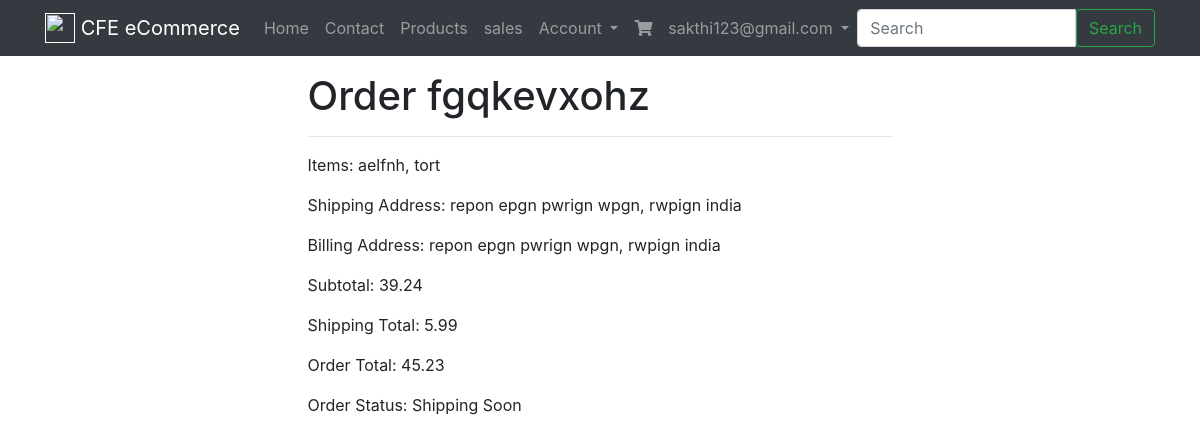
/order/detail/fgqkevxohz/ (signed in), run on an earlier commit of the app's database.
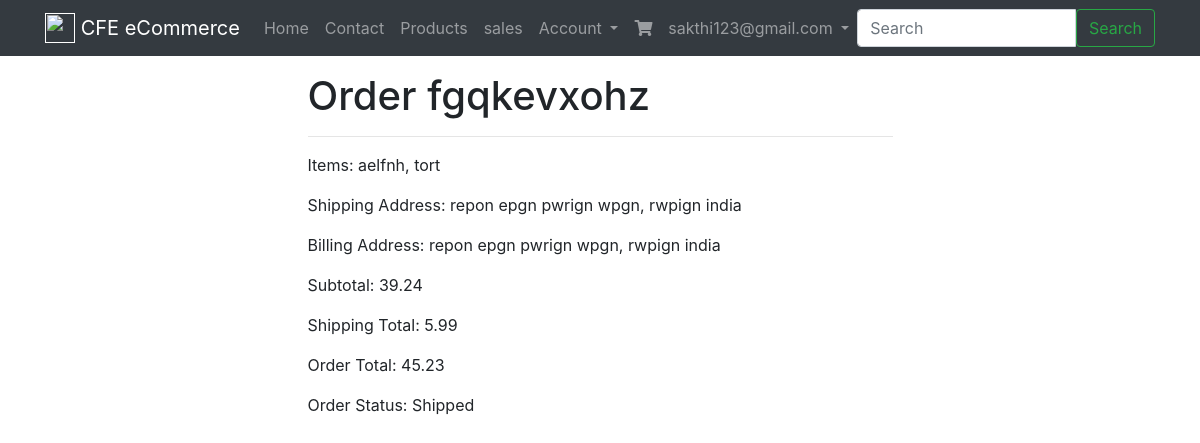
And on a later commit of the database.
### orders/models.py (models this page shows, shortened)
class Order(models.Model):
	billing_profile=models.ForeignKey(BillingProfile,on_delete=models.CASCADE,null=True,blank=True)
	order_id = models.CharField(max_length=120,blank=True)
	shipping_address= models.ForeignKey(Address, related_name="shipping_address",on_delete=models.CASCADE,null=True, blank=True)
	billing_address= models.ForeignKey(Address, related_name="billing_address",on_delete=models.CASCADE,null=True, blank=True)
	cart = models.ForeignKey(Cart,on_delete=models.CASCADE)
	status = models.CharField(max_length=120,blank=True,default='created',choices=OrderChoices)
	shipping_total = models.DecimalField(max_digits=100,decimal_places=2,default=5.99)
	total = models.DecimalField(max_digits=100,decimal_places=2,default=0.00)
	active = models.BooleanField(default=True)
	updated = models.DateTimeField(auto_now=True)
	timestamp = models.DateTimeField(auto_now_add=True)
	objects=OrderManager()
	class Meta:
		ordering = ['-timestamp','-updated']
	def get_status(self):
		if self.status == "refunded":
			return "Refunded order"
		elif self.status == "shipped":
			return "Shipped"
		return "Shipping Soon"

### addresses/models.py (models this page shows, shortened)
class Address(models.Model):
	billing_profile = models.ForeignKey(BillingProfile,on_delete=models.CASCADE)
	address_type = models.CharField(max_length=120,choices=ADDRESS_TYPES)
	address_line_1 = models.CharField(max_length=120)
	address_line_2 = models.CharField(max_length=120)
	city = models.CharField(max_length=120)
	country = models.CharField(max_length=120,default="india")
	state=models.CharField(max_length=120)
	postal_code = models.CharField(max_length=120)
	def get_address(self):
		line1=self.address_line_1
		line2=self.address_line_2
		city=self.city
		state=self.state
		postal=self.postal_code
		country=self.country
		return f"{line1}\n{line2}\n{city}\n{state}, {postal}\n{country}"

### cart/models.py (models this page shows, shortened)
class Cart(models.Model):
	user = models.ForeignKey(User,on_delete=models.CASCADE,null=True,blank=True)
	products = models.ManyToManyField(Product,blank=True)
	subtotal=models.DecimalField(default=0.00,max_digits=100,decimal_places=2)
	total = models.DecimalField(default=0.00,max_digits=100,decimal_places=2)
	updated = models.DateTimeField(auto_now=True)
	timestamp = models.DateTimeField(auto_now_add=True)
	objects=CartManager()

### orders/views.py (the view)
# urls.py: path('detail/<str:order_id>/', OrderDetailView.as_view(), name='detail'),
class OrderDetailView(LoginRequiredMixin,DetailView):
	template_name="orders/order_detail.html"
	def get_object(self):
		qs=Order.objects.all().get(order_id=self.kwargs.get('order_id'))
		return qs

### orders/models.py (called while the page is built)
	def get_queryset(self):
		return OrderManagerQuerySet(self.model,using=self._db)

### products/models.py (called while the page is built)
	def active(self):
		return self.filter(active=True)

	def get_queryset(self):
		return ProductQuerySet(self.model,using=self._db)

	def all(self):
		return self.get_queryset().active()

	def __str__(self):
		return self.title

### templates/orders/order_detail.html
{% extends "base.html" %}
{% block content %}
 <div class='row'>
    <div class='col-12 col-md-6 mx-auto'>
         <h1>Order {{ object.order_id }}</h1>
          <hr/>
    </div>
</div>
<div class='row'>
    <div class='col-12 col-md-6 mx-auto'>
<p>Items: {% for product in object.cart.products.all %}{{ product }}{% if not forloop.last %}, {% endif %}{% endfor %}</p>
<p>Shipping Address: {{ object.shipping_address.get_address }}</p>
<p>Billing Address: {{ object.shipping_address.get_address }}</p>
<p>Subtotal: {{ object.cart.total }}</p>
<p>Shipping Total: {{ object.shipping_total }}</p>
<p>Order Total: {{ object.total }}</p>
<p>Order Status: {{ object.get_status }}</p>
</div>
{% endblock %}

What changed in the data, as far as the page shows it:
changed Order "fgqkevxohz": get_status "Shipping Soon" → "Shipped"
